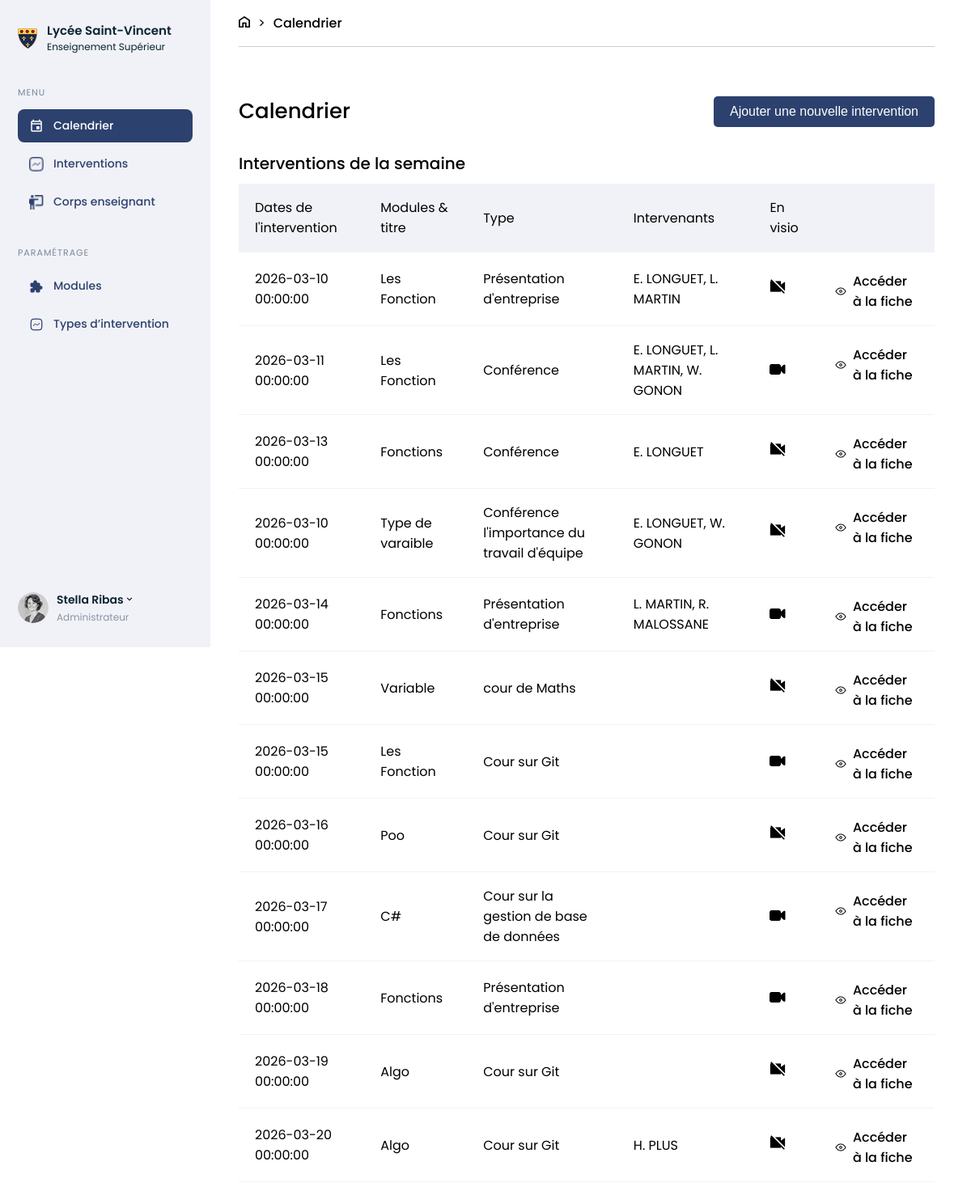
Before: /Calendrier.php with the older database file.
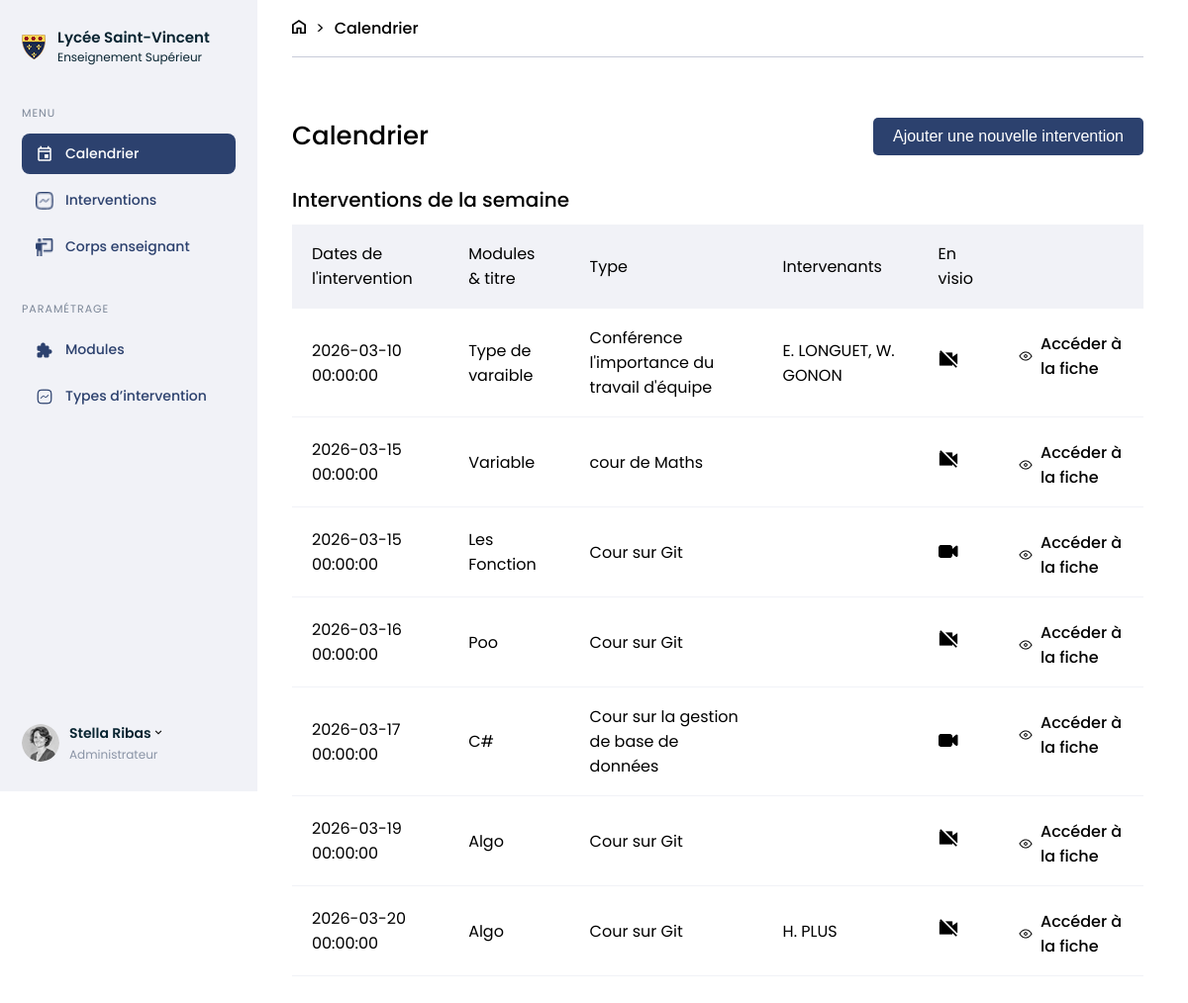
After: the same page with the newer database file.
### tables this page shows
CREATE TABLE `course` (
  `id` int(11) NOT NULL,
  `start_date` datetime NOT NULL,
  `end_date` datetime NOT NULL,
  `intervention_type_id` int(11) NOT NULL,
  `module_id` int(11) NOT NULL,
  `remotely` tinyint(1) DEFAULT NULL,
  `title` varchar(255) NOT NULL
);

CREATE TABLE `module` (
  `id` int(11) NOT NULL,
  `code` varchar(50) NOT NULL,
  `parent_id` int(11) DEFAULT NULL,
  `name` varchar(255) NOT NULL,
  `description` text NOT NULL,
  `hours_count` int(11) DEFAULT NULL,
  `capstone_project` tinyint(1) DEFAULT NULL
);

CREATE TABLE `intervention_type` (
  `id` int(11) NOT NULL,
  `name` varchar(255) NOT NULL,
  `description` text NOT NULL,
  `color` varchar(20) NOT NULL
);

### public/Calendrier.php (the view, shortened to what this page needs)
<?php
require_once 'inclus/Header.php';
$active = 'calendrier';
?>
<body>
    <nav>
        <?php require_once('inclus/Menu_gestion_licence.php');
        require_once('inclus/Connexion.php');?>
    </nav>
    <section class="calendar page">
        <div class="breadcrumb">
            <a href="#"><img src="assets/home.png" alt=""></a>
            <p>></p>
            <a href="#">Calendrier</a>
        </div>
        <section class="titles-page">
            <div class="align">
                <h3>Calendrier</h3>
                <div class="button">
                    <button command="show-modal" commandfor="dialog" class="blue-button">Ajouter une nouvelle intervention</button>
                </div>
            </div>
            <h4>Interventions de la semaine</h4>
            <table class="table">
                <tr class="columns">
                    <td>Dates de l'intervention</td>
                    <td>Modules & titre</td>
                    <td>Type</td>
                    <td>Intervenants</td>
                    <td>En visio</td>
                    <td></td>
                </tr>
                <?php
                    $requete = $con->prepare("SELECT id, start_date, end_date, intervention_type_id, module_id, remotely FROM course");
                    $requete->execute();
                    $contenu = $requete->fetchAll(\PDO::FETCH_ASSOC);
                    foreach ($contenu as $valeurs=>$element) {
                        echo "<tr>";
                        echo "<td>". $element["start_date"]. "</td>";
                        $module_id = $element["module_id"];
                        $requete = $con->prepare("SELECT name FROM module WHERE id = :module_id");
                        $requete -> bindParam(':module_id', $module_id);
                        $requete->execute();
                        $nom_module = $requete->fetch(\PDO::FETCH_ASSOC);
                        echo "<td>". $nom_module["name"] . "</td>";
                        $type_intervention = $element["intervention_type_id"];
                        $requete = $con->prepare("SELECT name FROM intervention_type WHERE id = :type_intervention");
                        $requete -> bindParam(':type_intervention', $type_intervention);
                        $requete->execute();
                        $nom_intervention = $requete->fetch(\PDO::FETCH_ASSOC);
                        echo "<td>". $nom_intervention["name"] ."</td>";
                        $id = $element["id"];
                        $requete = $con->prepare("SELECT upper(u.last_name), upper(u.first_name) FROM user u WHERE u.id IN (SELECT i.user_id FROM instructor i WHERE i.id in (SELECT c.instructor_id FROM course_instructor c WHERE c.course_id = :id))");
                        $requete -> bindParam(':id', $id);
                        $requete->execute();
                        $noms_intervenants = $requete->fetchAll(\PDO::FETCH_ASSOC);
                        echo "<td>";
                        $temporaire = "";
                        foreach ($noms_intervenants as $colonne=>$noms){
                            $temporaire .= ", ". $noms["upper(u.first_name)"][0].". ".$noms["upper(u.last_name)"];
                        }
                        echo substr($temporaire, 2);
                        echo "</td>";
                        if ($element["remotely"] == 0){
                            ?><td> <img src="assets/VisioOff.png" alt=""> </td><?php
                        }
                        else {
                            ?><td> <img src="assets/VisioOn.png" alt=""> </td><?php
                        }
                        ?><td class="table_align"><img src="assets/Oeil.png" alt="">
                        <a href="">Accéder à la fiche</a></td>
                        <?php
                        echo "</tr>";
                    }
                ?>
            </table>
        </section>
    </section>
</body>
</html>

### public/inclus/Header.php (shortened to what this page needs)
<!DOCTYPE html>
<html lang="fr">
<head>
    <link rel="stylesheet" href="style.css">
</head>

### public/inclus/Menu_gestion_licence.php (shortened to what this page needs)
<div class="lateral-menu">
    <div class="logo-menu">
        <img src="assets/logo1.png">
        <div class="title-menu">
            <strong>Lycée Saint-Vincent</strong><br>
            <span>Enseignement Supérieur</span>
        </div>
    </div>
    <div class="menu-section">
        <div class="menu-section-title">MENU</div>
            <a href="Calendrier.php" class="menu-item <?php if($active=='calendrier') echo 'active-item-menu'; ?>">
            <img src="<?php if($active=='calendrier') echo 'assets/icon1.png'; else echo 'assets/Blue-calendar.png'?>" class="menu-icon">
            Calendrier </a>
            <a href="Intervention.php" class="menu-item <?php if($active=='interventions') echo 'active-item-menu'; ?>">
            <img src="<?php if($active=='interventions') echo 'assets/White-intervention.png'; else echo 'assets/icon2.png'?>" class="menu-icon">
            Interventions
            </a>
            <a href="Corps_enseignant.php" class="menu-item <?php if($active=='enseignants') echo 'active-item-menu'; ?>">
            <img src="<?php if($active=='enseignants') echo 'assets/white-corps-enseignant.png'; else echo 'assets/icon3.png'?>" class="menu-icon">
            Corps enseignant
            </a>
        </div>
        <div class="menu-section">
            <div class="menu-section-title">PARAMÉTRAGE</div>
                <a href="#" class="menu-item <?php if($active=='modules') echo 'active-item-menu'; ?>">
                <img src="<?php if($active=='modules') echo 'assets/white-module.png'; else echo 'assets/icon4.png'?>" class="menu-icon">
                Modules
                </a>
                <a href="Type_intervention.php" class="menu-item <?php if($active=='types') echo 'active-item-menu'; ?>">
                <img src="<?php if($active=='types') echo 'assets/white-type-intervention.png'; else echo 'assets/icon5.png'?>" class="menu-icon">
                Types d’intervention
                </a>
            </div>
            <div class="user-menu">
                <img src="assets/image1.png" class="avatar-menu">
                <div>
                    <div class="flex">
                        <p class="name-menu">Stella Ribas</p>
                        <a href="#dialog"><img src="assets/chevron-down.png" alt="" style="cursor: pointer;"></a>
                    </div>
                    <p class="menu-role">Administrateur</p>
                </div>
            </div>
        </div>

### public/style.css (style rules this page uses)
nav { position: fixed; }
.page { margin-left: 250px; width: 1385px; }
p, h3 { margin: 0; }
tr { border-bottom: 1px solid #F1F2F7; height: 72px; }
.table_align { display: flex; align-items: center; padding-top: 23px; }
.table_align img { padding-right: 7px; }
.table_align a { text-decoration: none; color: black; }
nav { width: 240px; background-color: #F1F2F7; height: 100vh; }
.breadcrumb { display: inline-flex; height: 57px; width: 100%; align-items: center; gap: 10px; border-bottom: 1px solid #C8CBD9; background-color: white; }
.breadcrumb img { width: 14px; height: 14px; }
body { display: flex; margin: 0; }
.calendar { padding: 0px 45px 45px 45px; font-family: Poppins; }
.titles-page h3 { font-size: 26px; font-weight: 500; margin: 20px 0px; }
.titles-page h4 { font-size: 20px; font-weight: 500; margin: 10px 0px; }
.blue-button { padding: 10px 20px; background-color: #2C416E; color: white; text-align: center; border-radius: 5px; display: inline-block; border: unset; }
.align { display: flex; justify-content: space-between; align-items: center; margin-top: 40px; }
td { padding: 17px 20px; }
table { width: 100%; border-collapse: collapse; }
.columns { background-color: #F1F2F7; }
* { box-sizing: 0; }
.lateral-menu { width:260px; height:100vh; background:#F1F2F7; padding:28px 22px; box-sizing:border-box; display:flex; flex-direction:column; font-family: 'Poppins'; }
.logo-menu { display:flex; align-items:center; gap:12px; margin-bottom:40px; }
.logo-menu img { width:24px; }
.title-menu { line-height:1.2; }
.title-menu strong { font-size:15px; font-weight:600; color:#082431; }
.title-menu span { font-size:12px; color:#082431; }
.menu-section { margin-bottom:28px; }
.menu-section-title { font-family:'Poppins', sans-serif; font-size:11px; letter-spacing:1px; color:#7C8798; margin-bottom:12px; }
.menu-item { display:flex; align-items:center; gap:12px; padding:10px 14px; border-radius:8px; text-decoration:none; font-size:14px; color:#2C416E; margin-bottom:6px; font-weight:500; }
.menu-icon { width:18px; height:18px; }
.active-item-menu { background:#2C416E; color:white; }
.user-menu { margin-top:auto; display:flex; align-items:center; gap:10px; }
.avatar-menu { width:38px; height:38px; border-radius:50%; }
.name-menu { font-size:14px; font-weight:600; color:#082431; }
.menu-role { font-size:12px; color:#8A94A6; }
.flex { display: flex; align-items: center; }
button { font-weight: 500; font-size: 16px; }
a { text-decoration: none; color: black; font-weight: 500; }

Changed rows visible on the page:
removed course: start_date "2026-03-10 00:00:00", module.name "Les Fonction", intervention_type.name "Présentation d'entreprise", temporaire "E. LONGUET, L. MARTIN", remotely 0 (drawn)
removed course: start_date "2026-03-11 00:00:00", module.name "Les Fonction", intervention_type.name "Conférence", temporaire "E. LONGUET, L. MARTIN, W. GONON", remotely 1 (drawn)
removed course: start_date "2026-03-13 00:00:00", module.name "Fonctions", intervention_type.name "Conférence", temporaire "E. LONGUET", remotely 0 (drawn)
removed course: start_date "2026-03-14 00:00:00", module.name "Fonctions", intervention_type.name "Présentation d'entreprise", temporaire "L. MARTIN, R. MALOSSANE", remotely 1 (drawn)
removed course: start_date "2026-03-18 00:00:00", module.name "Fonctions", intervention_type.name "Présentation d'entreprise", remotely 1 (drawn)
